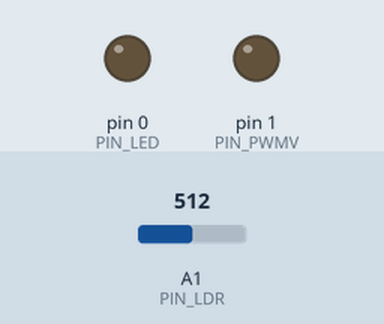
The sketch below on a simulated Arduino Uno, built with avr-gcc and run on an emulated ATmega328P. On the bench: output pins drawn as LEDs (lit = HIGH). Inputs (shaded band) come from the test bench; at power-on: A1 (PIN_LDR) = 512.

Above: at 1.2 s.
1.3 s: A1 (PIN_LDR) set to 103
2.8 s: A1 (PIN_LDR) set to 90
At 4.0 s:
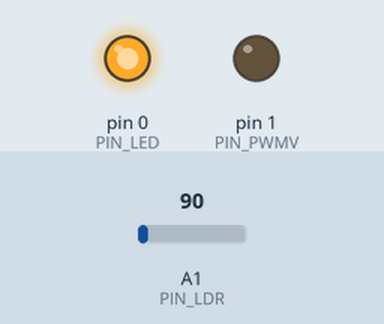
4.3 s: A1 (PIN_LDR) set to 122
At 5.2 s:
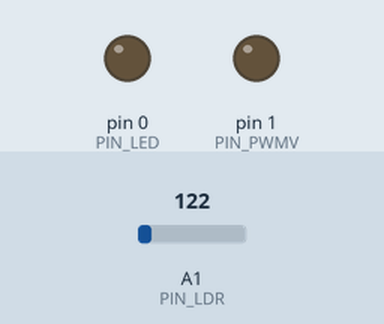
5.8 s: A1 (PIN_LDR) set to 0
At 6.3 s:
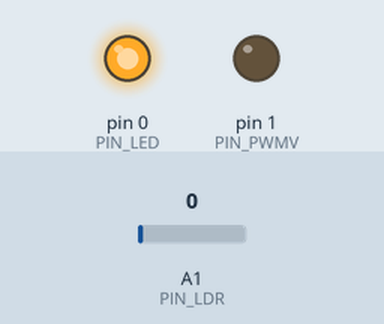
Timing chart, 0 to 8.3 s (numbered marks = the images above; inputs shaded):
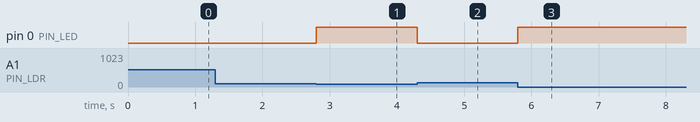

Measured:
- the behaviour switches between 96 and 95 on A1 (PIN_LDR) (found by bisection; images 0 and 1)
- after the input at 1.3 s, every drawn part: stays the same
- after the input at 2.8 s, pin 0 (PIN_LED): LOW → HIGH at once
- after the input at 4.3 s, pin 0 (PIN_LED): HIGH → LOW at once
- after the input at 5.8 s, pin 0 (PIN_LED): LOW → HIGH at once

The sketch:

B0T13.ino
```cpp
// MicroCore ATtiny13A  https://github.com/MCUdude/MicroCore#how-to-install
// ATtiny13 9.6Mhz int.

const byte PIN_LDR = A1 ; // вход фоторезистор //D2/A1
const byte PIN_LED = 0 ; // выход подсветка
const byte PIN_T = 4 ; // вход тахометра
const byte PIN_PWMV = 1 ; // выход напряжения


//MODE1
int LDR  = 0;
// float LED = 0 ;
byte LED = 0 ;
const byte LimitL = 170 ; // test max 190 // limit 160

//MODE2
//unsigned int min = 0;

byte RPM;
//unsigned
//long lastflash;
//unsigned long duration;


//

//#define Tone_PIN 12 // выход частоты– см. в тексте
//#define IN_PIN 4 //вход обнаружения частоты
volatile unsigned long ttime = 0;        //Время срабатывания датчика
volatile unsigned long time_old = 0;        //Предыдущее время
volatile uint8_t flag=0;


void setup() {
//MODE1
  analogReference(DEFAULT);

  pinMode(PIN_LED, OUTPUT);


//MODE2
  pinMode(PIN_PWMV, OUTPUT);

 //   pinMode(PIN_T, INPUT); // вход тахо
  //  digitalWrite(PIN_T, HIGH);

 //attachInterrupt(PIN_T,impuls,RISING);

 // setitr();


}

//void impuls(){
//   if(flag!=1) ttime =micros()-time_old;
//    time_old = micros();
//}

void loop() {

//MODE1
LDR  = analogRead(PIN_LDR)  ; //чтение фоторезистора // A1/D2
LED = ( LDR - 356 ) /3  ;  //2.8
if (LED <= 1) {  LED = 1 ; }

if (LED < LimitL) {
analogWrite(PIN_LED,LED );  // D0

}
else {
  analogWrite(PIN_LED,1);  // D0 //  //digitalWrite(0, LOW) ;
//LED = 0 ;
}

//MODE2

//min = min+128 ;
//if (min = 65535 ){   min = 0; }
//min = 45535 ;


//duration = pulseInLong(PIN_T, LOW, 3000 ) ;

   //  flag=1; //чтобы ttime не изменилось в процессе вывода

     //  if (ttime!=0) {//на случай отсутствия частоты
      // RPM = 1000000/float(ttime); // Вычисляем частоту сигнала в Гц
    //     RPM = float(ttime); // Вычисляем частоту сигнала в Гц

// analogWrite(PIN_PWMV, ttime/16777216 );
       //  }
        // else {
          // analogWrite(PIN_PWMV,1);
        // }

  //    flag=0;

 //analogWrite(PIN_PWMV, 255 );
// analogWrite(PIN_PWMV, ttime/16777216 );
 //analogWrite(PIN_PWMV, RPM );


/*
detachInterrupt(4);
time = ( millis() - time_last);
//rpm=(rev/time)*60000;
rpm=(rev/time);
time_last = millis();
rev=0;

setitr();

analogWrite(1, rpm );
*/

  //delay (50);
}
```
